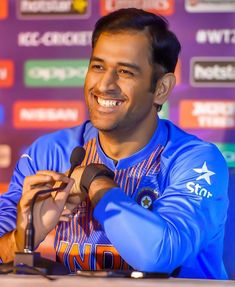
#> input picture msd.jpg, 235 x 287 px
$ jupyter execute 'LGM Task4 - Image to Pencil Sketch with Python.ipynb'
#> lines starting #> are read from the running program, lines starting #| are printed output that depends on the picture
# LetsGrowMore - Beginner Level Task - 4

### Image to Pencil Sketch with Python

#### DESCRIPTION

We need to read the image in RBG format and then convert it to a grayscale image. This will turn an image into a classic black and white photo. Then the next thing to do is inverting the grayscale image also called as negative image, this will be our inverted grayscale image. Inversion can be used to enhance details. Then we can finally create the pencil sketch by mixing the grayscale image with the inverted blurry image. This can be done by dividing the grayscale image by the inverted blurry image. Since images are just arrays, we can easily do this programmatically using the divide function from the cv2 library in Python.

#### REFERENCE PROVIDED

https://thecleverprogrammer.com/2020/09/30/pencil-sketch-with-python/

### 1) Installing The Required Module/Library

### 2) Importing The Necessary Libraries

[cell 1]
import cv2
import matplotlib.pyplot as plt
import seaborn as sb

### 3) Reading The Image

[cell 2]
my_img = cv2.imread("msd.jpg")
#> my_img is the input picture: shape (287, 235, 3); mean B, G, R 143.1, 102.5, 126.9
my_img = cv2.cvtColor(my_img,cv2.COLOR_BGR2RGB)
plt.figure(figsize=(6,6))
plt.imshow(my_img)
plt.axis("off")
plt.title("\nMS Dhoni Original Image\n")
plt.show()

### 4) Converting The Original Image To GreyScale

[cell 3]
grey_img = cv2.cvtColor(my_img, cv2.COLOR_BGR2GRAY)
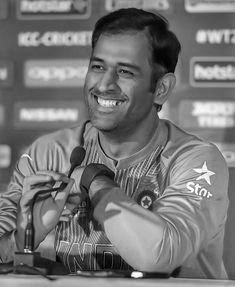
#> grey_img: shape (287, 235); min 2, max 255, mean 117.4
plt.figure(figsize=(6,6))
plt.imshow(grey_img, cmap="gray")
plt.axis("off")
plt.title("\nMS Dhoni Gray Scale Image\n")
plt.show()

### 5) Inverting The GreyScale Image

[cell 4]
inverted_img = cv2.bitwise_not(grey_img)
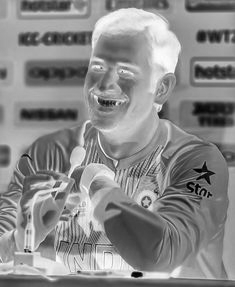
#> inverted_img: shape (287, 235); min 0, max 253, mean 137.6
plt.figure(figsize=(6,6))
plt.imshow(inverted_img, cmap="gray")
plt.axis("off")
plt.title("\nMSD Inverted Image\n")
plt.show()

### 6) Blurring The Image Using Gaussian Function In OpenCV

[cell 5]
smoothened_img = cv2.GaussianBlur(inverted_img, (21, 21), sigmaX=0, sigmaY=0)
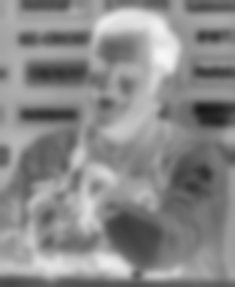
#> smoothened_img: shape (287, 235); min 25, max 247, mean 137.6
smoothened_img

[cell 6]
plt.figure(figsize=(6,6))
plt.imshow(smoothened_img,cmap="gray")
plt.axis("off")
plt.title("\nMSD Smoothened Image\n")
plt.show()

### 7) Inverting The Blurred Image

[cell 7]
final_output = cv2.divide(grey_img, 255 - smoothened_img , scale=255)
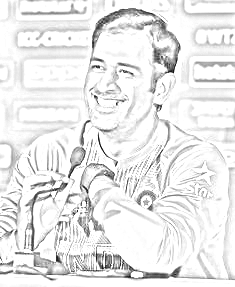
#> final_output: shape (287, 235); min 14, max 255, mean 234.2
plt.figure(figsize=(6,6))
plt.imshow(final_output,cmap="gray")
plt.axis("off")
plt.title("\nMSD Final Pencil Sketch Image\n")
plt.show()

### 8) Viewing Both The Images For Comparison

[cell 8]
plt.figure(figsize=(20,20))
plt.subplot(1,5,1)
plt.imshow(my_img)
plt.axis("off")
plt.title("\nMSD - Original Image\n")
plt.subplot(1,5,2)
plt.imshow(final_output,cmap="gray")
plt.axis("off")
plt.title("\nMSD - Pencil Sketch\n")
plt.show()
